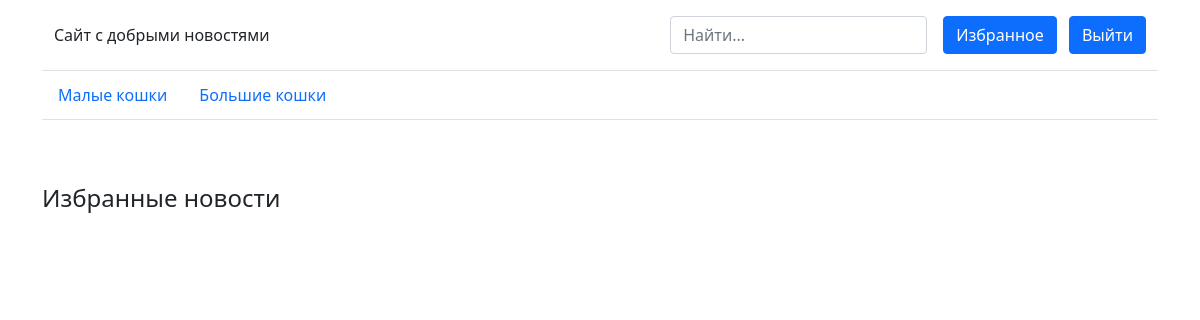
Before: /favorite (signed in) with the older database file.
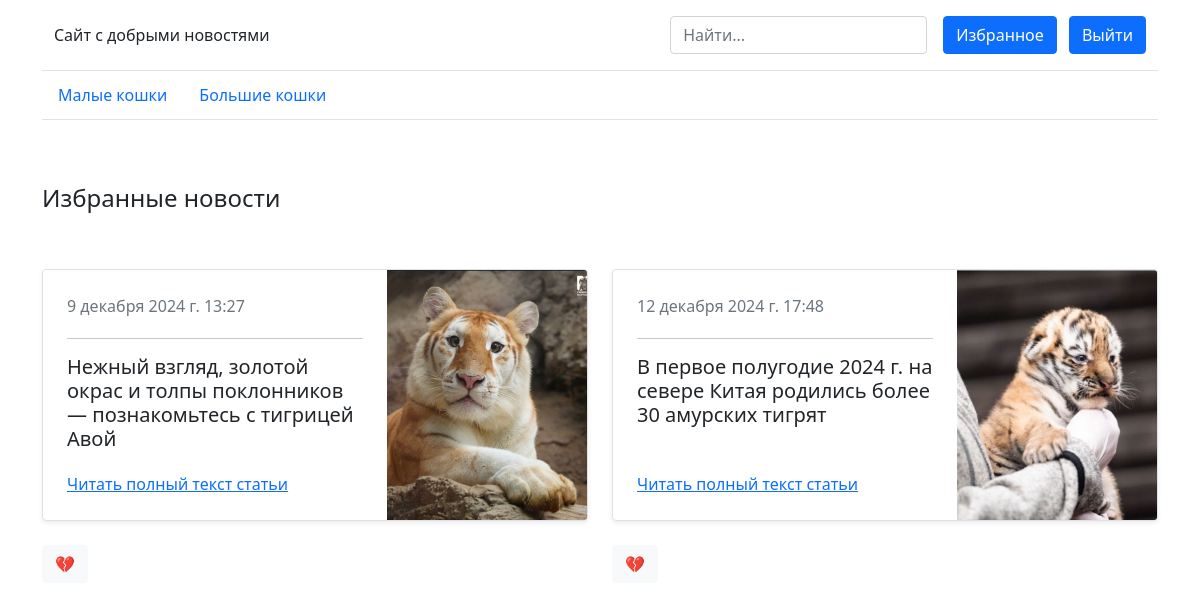
After: the same page with the newer database file.
### index/models.py (models this page shows, shortened)
class NewsCategory(models.Model):
    category_name = models.CharField(max_length=64)
    category_created = models.DateTimeField(auto_now_add=True)

class Favorites(models.Model):
    user_id = models.IntegerField()
    favorite_news = models.ForeignKey(News, on_delete=models.CASCADE)

class News(models.Model):
    news_header = models.CharField(max_length=256)
    news_text = models.TextField()
    news_image = models.ImageField(upload_to='media')
    news_mini_image = models.ImageField(upload_to='media')
    news_image_subtext = models.CharField(max_length=512)
    news_category = models.ForeignKey(NewsCategory, on_delete=models.CASCADE)
    added_date = models.DateTimeField(auto_now_add=True)

### index/views.py (the view)
# urls.py: path('favorite', views.fav_page)
def fav_page(request):
    favs = Favorites.objects.filter(user_id=request.user.id)
    categories = NewsCategory.objects.all()
    context = {'favs': favs, 'categories': categories}
    return render(request, 'favorite.html', context)

### index/templates/favorite.html (shortened to what this page needs)
<!DOCTYPE html>
<html lang="ru">
<head>
    <link href="https://cdn.jsdelivr.net/npm/bootstrap@5.0.2/dist/css/bootstrap.min.css" rel="stylesheet">
</head>
<main>
<div class="container">
  <header class="border-bottom lh-1 py-3">
    <div class="container">
      <div class="d-flex flex-wrap align-items-center justify-content-center justify-content-lg-start">
        <a href="/" class="d-flex align-items-center mb-2 mb-lg-0 text-dark text-decoration-none">
            Сайт с добрыми новостями
        </a>
        <form class="col-12 col-lg-auto mb-3 mb-lg-0 me-lg-3" action="/search" method="post">
          <input name="search" type="search" class="form-control form-control-dark" placeholder="Найти..." aria-label="Найти">
        </form>
        {% if user.is_authenticated %}
          <div class="text-end">
            <button type="button" class="btn btn-primary me-2"><a href="/favorite" class="text-white text-decoration-none">Избранное</a></button>
            <button type="button" class="btn btn-primary"><a href="/logout" class="text-white text-decoration-none">Выйти</a></button>
          </div>
          {% endif %}
      </div>
    </div>
  </header>
  <div class="nav-scroller py-1 mb-3 border-bottom">
    <nav class="nav nav-underline justify-content-left">
        {% for c in categories %}
      <a class="nav-item nav-link link-body-emphasis active" href="/section/{{ c.id }}">{{ c.category_name }}</a>
        {% endfor %}
    </nav>
  </div>
</div>
<main class="container">
    <br>
    <br>
<h4>Избранные новости</h4>
    <br>
    <br>
    <div class="row mb-2">
        {% for f in favs %}
        <div class="col-md-6">
          <div class="row g-0 border rounded overflow-hidden flex-md-row mb-4 shadow-sm h-md-250 position-relative">
            <div class="col p-4 d-flex flex-column position-static">
              <div class="mb-1 text-secondary">{{ f.favorite_news.added_date }}</div>
                <hr>
              <h5 class="card-text mb-auto">{{ f.favorite_news.news_header }}</h5>
              <a href="/news/{{ f.favorite_news.id }}" class="icon-link gap-1 icon-link-hover stretched-link">
                Читать полный текст статьи
              </a>
            </div>
            <div class="col-auto d-none d-lg-block">
              <img src="{{ f.favorite_news.news_mini_image.url }}" alt="{{ f.favorite_news.news_header }}" width="200" height="250">
            </div>
          </div>
          <form action="/not-fav/{{ f.favorite_news.id }}" method="post">
            <button type="submit" class="btn btn-light">💔</button>
          </form><br>
        </div>
          {% endfor %}
    </div>
 </main>
</main>

Changed rows visible on the page:
added Favorites: favorite_news.added_date "9 декабря 2024 г. 13:27", favorite_news.news_header "Нежный взгляд, золотой окрас и толпы поклонников — познакомьтесь с тигрицей Авой", favorite_news.news_mini_image (picture)
added Favorites: favorite_news.added_date "12 декабря 2024 г. 17:48", favorite_news.news_header "В первое полугодие 2024 г. на севере Китая родились более 30 амурских тигрят", favorite_news.news_mini_image (picture)
